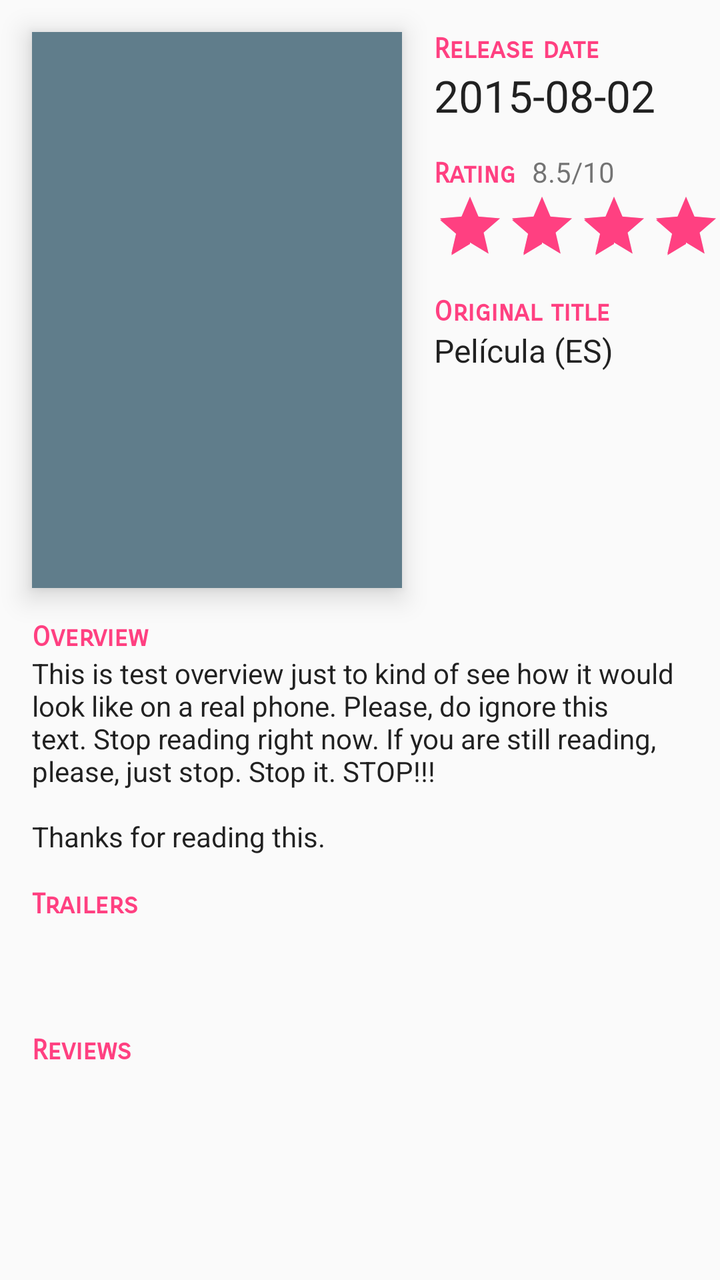
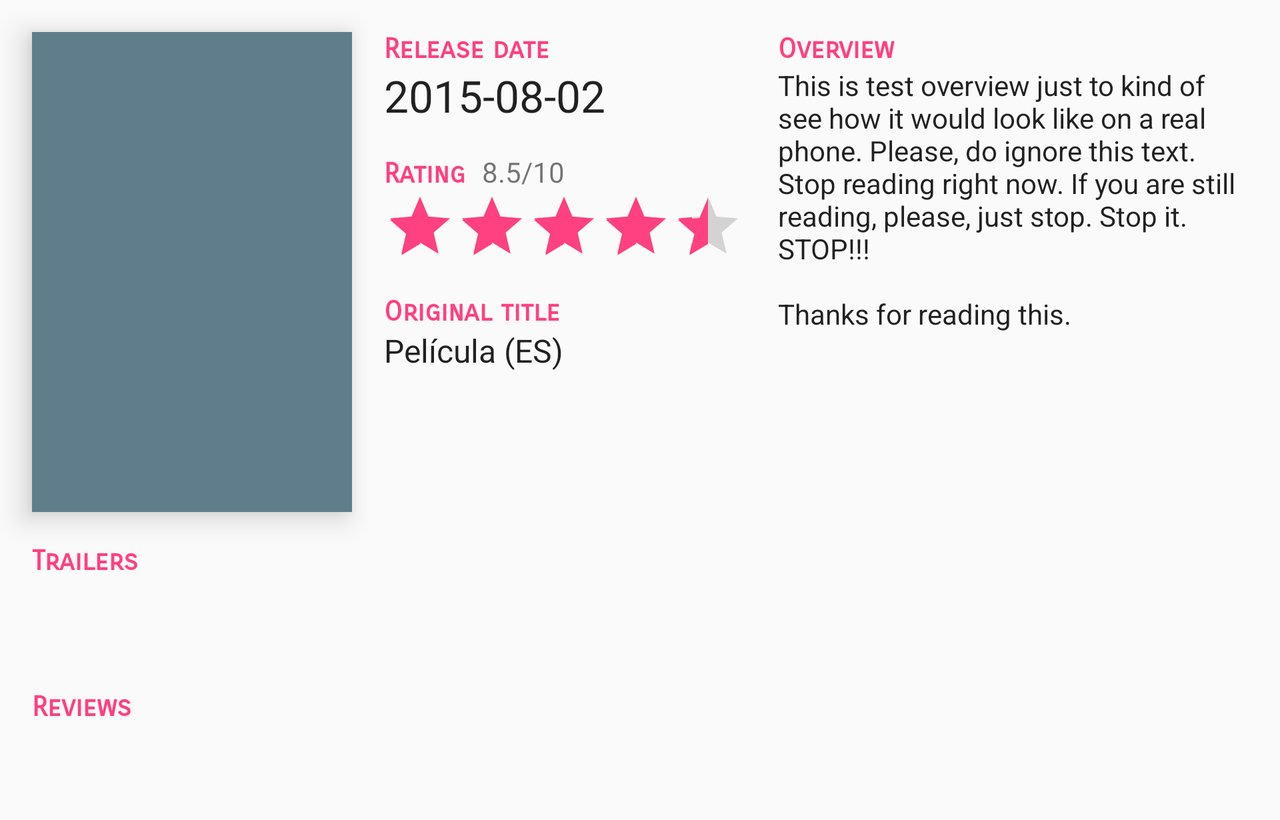

Compare how this app lays out the same screen by default and in its alternative resource folder. The renders come first, then the two layout files and the values they reference.
<!-- AndroidManifest.xml: application theme AppTheme -->
<!-- res/layout/activity_detail.xml -->
<?xml version="1.0" encoding="utf-8"?>
<layout
    xmlns:android="http://schemas.android.com/apk/res/android"
    xmlns:app="http://schemas.android.com/apk/res-auto"
    xmlns:tools="http://schemas.android.com/tools">

    <ScrollView
        android:layout_width="match_parent"
        android:layout_height="match_parent"
        tools:context="gt.com.jpvr.movieapp.DetailActivity">

        <android.support.constraint.ConstraintLayout
            android:layout_width="match_parent"
            android:layout_height="wrap_content">

            <ImageView
                android:id="@+id/ivMoviePoster"
                android:layout_width="185dp"
                android:layout_height="278dp"
                android:layout_margin="16dp"
                android:layout_marginLeft="8dp"
                android:layout_marginStart="8dp"
                android:layout_marginTop="8dp"
                android:background="@color/primary"
                android:contentDescription="@string/movie_poster"
                android:elevation="8dp"
                app:elevation="8dp"
                app:layout_constraintStart_toStartOf="parent"
                app:layout_constraintTop_toTopOf="parent" />

            <TextView
                style="@style/SmallTitle"
                android:id="@+id/textView"
                android:layout_width="0dp"
                android:layout_height="wrap_content"
                android:layout_marginEnd="16dp"
                android:layout_marginLeft="16dp"
                android:layout_marginRight="16dp"
                android:layout_marginStart="16dp"
                android:layout_marginTop="16dp"
                android:text="@string/release_date"
                app:layout_constraintEnd_toEndOf="parent"
                app:layout_constraintStart_toEndOf="@+id/ivMoviePoster"
                app:layout_constraintTop_toTopOf="parent" />

            <TextView
                android:id="@+id/tvReleaseDate"
                android:layout_width="0dp"
                android:layout_height="wrap_content"
                android:layout_marginEnd="16dp"
                android:layout_marginRight="16dp"
                android:textAppearance="@style/TextAppearance.AppCompat.Large"
                app:layout_constraintEnd_toEndOf="parent"
                app:layout_constraintStart_toStartOf="@+id/textView"
                app:layout_constraintTop_toBottomOf="@+id/textView"
                tools:text="2015-08-02" />

            <TextView
                style="@style/SmallTitle"
                android:id="@+id/textView2"
                android:layout_width="wrap_content"
                android:layout_height="wrap_content"
                android:layout_marginTop="16dp"
                android:text="@string/rating"
                app:layout_constraintStart_toStartOf="@+id/tvReleaseDate"
                app:layout_constraintTop_toBottomOf="@+id/tvReleaseDate" />

            <TextView
                android:id="@+id/tvUserRating"
                android:layout_width="0dp"
                android:layout_height="wrap_content"
                android:layout_marginEnd="16dp"
                android:layout_marginLeft="8dp"
                android:layout_marginRight="16dp"
                android:layout_marginStart="8dp"
                android:textAppearance="@style/TextAppearance.AppCompat.Small"
                app:layout_constraintBaseline_toBaselineOf="@+id/textView2"
                app:layout_constraintEnd_toEndOf="parent"
                app:layout_constraintStart_toEndOf="@+id/textView2"
                tools:text="8.5/10" />

            <RatingBar
                android:id="@+id/ratingBar"
                style="@style/Widget.AppCompat.RatingBar.Indicator"
                android:layout_width="181dp"
                android:layout_height="wrap_content"
                android:layout_marginEnd="16dp"
                android:layout_marginRight="16dp"
                android:numStars="10"
                android:stepSize="0.1"
                app:layout_constraintEnd_toEndOf="parent"
                app:layout_constraintHorizontal_bias="0.0"
                app:layout_constraintStart_toStartOf="@+id/textView2"
                app:layout_constraintTop_toBottomOf="@+id/tvUserRating"
                tools:rating="8.5" />

            <TextView
                style="@style/SmallTitle"
                android:id="@+id/textView3"
                android:layout_width="0dp"
                android:layout_height="wrap_content"
                android:layout_marginEnd="16dp"
                android:layout_marginRight="16dp"
                android:layout_marginTop="16dp"
                android:text="@string/original_title_language"
                app:layout_constraintEnd_toEndOf="parent"
                app:layout_constraintStart_toStartOf="@+id/ratingBar"
                app:layout_constraintTop_toBottomOf="@+id/ratingBar" />

            <TextView
                android:id="@+id/tvOriginalTitleLanguage"
                android:layout_width="0dp"
                android:layout_height="wrap_content"
                android:layout_marginEnd="16dp"
                android:layout_marginRight="16dp"
                android:textAppearance="@style/TextAppearance.AppCompat.SearchResult.Subtitle"
                app:layout_constraintEnd_toEndOf="parent"
                app:layout_constraintStart_toStartOf="@+id/textView3"
                app:layout_constraintTop_toBottomOf="@+id/textView3"
                tools:text="Película (ES)" />


            
                
                
                
                
                
                
                
                
                
                
                
                

            <TextView
                style="@style/SmallTitle"
                android:id="@+id/tv_overview_title"
                android:layout_width="match_parent"
                android:layout_height="wrap_content"
                android:layout_below="@id/ivMoviePoster"
                android:layout_marginEnd="16dp"
                android:layout_marginLeft="16dp"
                android:layout_marginRight="16dp"
                android:layout_marginStart="16dp"
                android:layout_marginTop="16dp"
                android:text="@string/overview"
                app:layout_constraintEnd_toEndOf="parent"
                app:layout_constraintStart_toStartOf="parent"
                app:layout_constraintTop_toBottomOf="@+id/ivMoviePoster" />

            <TextView
                android:id="@+id/tvOverview"
                android:layout_width="0dp"
                android:layout_height="wrap_content"
                android:layout_below="@id/tv_overview_title"
                android:textAppearance="@style/TextAppearance.AppCompat.Body1"
                app:layout_constraintEnd_toEndOf="@+id/tv_overview_title"
                app:layout_constraintStart_toStartOf="@+id/tv_overview_title"
                app:layout_constraintTop_toBottomOf="@+id/tv_overview_title"
                tools:text="This is test overview just to kind of see how it would look like on a real phone. Please, do ignore this text. Stop reading right now. If you are still reading, please, just stop. Stop it. STOP!!!\n\nThanks for reading this." />

            <LinearLayout
                android:id="@+id/trailersLayout"
                android:layout_width="0dp"
                android:layout_height="wrap_content"
                android:layout_marginTop="16dp"
                android:orientation="vertical"
                android:paddingBottom="16dp"
                app:layout_constraintEnd_toEndOf="@+id/tvOverview"
                app:layout_constraintStart_toStartOf="@+id/tvOverview"
                app:layout_constraintTop_toBottomOf="@+id/tvOverview">

                <TextView
                    style="@style/SmallTitle"
                    android:layout_width="match_parent"
                    android:layout_height="wrap_content"
                    android:text="@string/trailers"/>

                <ProgressBar
                    android:id="@+id/videosProgressBar"
                    android:layout_width="32dp"
                    android:layout_height="32dp"
                    android:layout_gravity="center_horizontal" />
            </LinearLayout>

            <LinearLayout
                android:id="@+id/reviewsLayout"
                android:layout_width="0dp"
                android:layout_height="wrap_content"
                android:layout_marginTop="8dp"
                android:orientation="vertical"
                android:paddingBottom="16dp"
                app:layout_constraintEnd_toEndOf="@+id/trailersLayout"
                app:layout_constraintStart_toStartOf="@+id/trailersLayout"
                app:layout_constraintTop_toBottomOf="@+id/trailersLayout">

                <TextView
                    style="@style/SmallTitle"
                    android:layout_width="match_parent"
                    android:layout_height="wrap_content"
                    android:text="@string/reviews" />

                <ProgressBar
                    android:id="@+id/reviewsProgressBar"
                    android:layout_width="32dp"
                    android:layout_height="32dp"
                    android:layout_gravity="center_horizontal" />
            </LinearLayout>

        </android.support.constraint.ConstraintLayout>

    </ScrollView>
</layout>
<!-- resources referenced by this layout -->
<resources>
  <color name="primary">#607D8B</color>
  <string name="movie_poster">Movie poster</string>
  <string name="original_title_language">Original title</string>
  <string name="overview">Overview</string>
  <string name="rating">Rating</string>
  <string name="release_date">Release date</string>
  <string name="reviews">Reviews</string>
  <string name="trailers">Trailers</string>
  <style name="SmallTitle">
          <item name="fontFamily">sans-serif-smallcaps</item>
          <item name="android:textStyle">bold</item>
          <item name="android:textColor">@color/colorAccent</item>
      </style>
  <style name="AppTheme" parent="Theme.AppCompat.Light.DarkActionBar">
          
          <item name="colorPrimary">@color/primary</item>
          <item name="colorPrimaryDark">@color/primary_dark</item>
          <item name="colorAccent">@color/accent</item>
      </style>
  <color name="colorAccent">#FF4081</color>
  <color name="primary_dark">#455A64</color>
  <color name="accent">#FF4081</color>
</resources>
<!-- res/layout-land/activity_detail.xml (the repository's variant of the layout above) -->
<!-- drawn on the phone turned sideways -->
<?xml version="1.0" encoding="utf-8"?>
<layout
    xmlns:android="http://schemas.android.com/apk/res/android"
    xmlns:app="http://schemas.android.com/apk/res-auto"
    xmlns:tools="http://schemas.android.com/tools">

    <ScrollView
        android:layout_width="match_parent"
        android:layout_height="match_parent"
        tools:context="gt.com.jpvr.movieapp.DetailActivity">

        <android.support.constraint.ConstraintLayout
            android:layout_width="match_parent"
            android:layout_height="wrap_content">

            <ImageView
                android:id="@+id/ivMoviePoster"
                android:layout_width="160dp"
                android:layout_height="240dp"
                android:layout_margin="16dp"
                android:layout_marginLeft="8dp"
                android:layout_marginStart="8dp"
                android:layout_marginTop="8dp"
                android:background="@color/primary"
                android:contentDescription="@string/movie_poster"
                android:elevation="8dp"
                app:layout_constraintStart_toStartOf="parent"
                app:layout_constraintTop_toTopOf="parent" />

            <TextView
                android:id="@+id/textView"
                style="@style/SmallTitle"
                android:layout_width="181dp"
                android:layout_height="wrap_content"
                android:layout_marginLeft="16dp"
                android:layout_marginStart="16dp"
                android:layout_marginTop="16dp"
                android:text="@string/release_date"
                app:layout_constraintStart_toEndOf="@+id/ivMoviePoster"
                app:layout_constraintTop_toTopOf="parent" />

            <TextView
                android:id="@+id/tvReleaseDate"
                android:layout_width="0dp"
                android:layout_height="wrap_content"
                android:textAppearance="@style/TextAppearance.AppCompat.Large"
                app:layout_constraintEnd_toEndOf="@+id/textView"
                app:layout_constraintStart_toStartOf="@+id/textView"
                app:layout_constraintTop_toBottomOf="@+id/textView"
                tools:text="2015-08-02" />

            <TextView
                style="@style/SmallTitle"
                android:id="@+id/textView2"
                android:layout_width="wrap_content"
                android:layout_height="wrap_content"
                android:layout_marginTop="16dp"
                android:text="@string/rating"
                app:layout_constraintStart_toStartOf="@+id/tvReleaseDate"
                app:layout_constraintTop_toBottomOf="@+id/tvReleaseDate" />

            <TextView
                android:id="@+id/tvUserRating"
                android:layout_width="0dp"
                android:layout_height="wrap_content"
                android:layout_marginLeft="8dp"
                android:layout_marginStart="8dp"
                android:textAppearance="@style/TextAppearance.AppCompat.Small"
                app:layout_constraintBaseline_toBaselineOf="@+id/textView2"
                app:layout_constraintEnd_toEndOf="@+id/tvReleaseDate"
                app:layout_constraintStart_toEndOf="@+id/textView2"
                tools:text="8.5/10" />

            <RatingBar
                android:id="@+id/ratingBar"
                style="@style/Widget.AppCompat.RatingBar.Indicator"
                android:layout_width="181dp"
                android:layout_height="wrap_content"
                android:layout_marginEnd="16dp"
                android:layout_marginRight="16dp"
                android:numStars="10"
                android:stepSize="0.1"
                app:layout_constraintEnd_toEndOf="parent"
                app:layout_constraintHorizontal_bias="0.0"
                app:layout_constraintStart_toStartOf="@+id/textView2"
                app:layout_constraintTop_toBottomOf="@+id/tvUserRating"
                tools:rating="8.5" />

            <TextView
                android:id="@+id/textView3"
                style="@style/SmallTitle"
                android:layout_width="0dp"
                android:layout_height="wrap_content"
                android:layout_marginTop="16dp"
                android:text="@string/original_title_language"
                app:layout_constraintEnd_toEndOf="@+id/ratingBar"
                app:layout_constraintStart_toStartOf="@+id/ratingBar"
                app:layout_constraintTop_toBottomOf="@+id/ratingBar" />

            <TextView
                android:id="@+id/tvOriginalTitleLanguage"
                android:layout_width="0dp"
                android:layout_height="wrap_content"
                android:textAppearance="@style/TextAppearance.AppCompat.SearchResult.Subtitle"
                app:layout_constraintEnd_toEndOf="@+id/textView3"
                app:layout_constraintStart_toStartOf="@+id/textView3"
                app:layout_constraintTop_toBottomOf="@+id/textView3"
                tools:text="Película (ES)" />

            
                
                
                
                
                
                
                
                
                
                
                
                

            <TextView
                android:id="@+id/tv_overview_title"
                style="@style/SmallTitle"
                android:layout_width="0dp"
                android:layout_height="wrap_content"
                android:layout_below="@id/ivMoviePoster"
                android:layout_marginEnd="16dp"
                android:layout_marginLeft="16dp"
                android:layout_marginRight="16dp"
                android:layout_marginStart="16dp"
                android:layout_marginTop="16dp"
                android:text="@string/overview"
                app:layout_constraintEnd_toEndOf="parent"
                app:layout_constraintStart_toEndOf="@+id/ratingBar"
                app:layout_constraintTop_toTopOf="parent" />

            <TextView
                android:id="@+id/tvOverview"
                android:layout_width="0dp"
                android:layout_height="wrap_content"
                android:layout_below="@id/tv_overview_title"
                android:layout_marginBottom="8dp"
                android:textAppearance="@style/TextAppearance.AppCompat.Body1"
                app:layout_constraintBottom_toTopOf="@+id/trailersLayout"
                app:layout_constraintEnd_toEndOf="@+id/tv_overview_title"
                app:layout_constraintStart_toStartOf="@+id/tv_overview_title"
                app:layout_constraintTop_toBottomOf="@+id/tv_overview_title"
                app:layout_constraintVertical_bias="0.0"
                tools:text="This is test overview just to kind of see how it would look like on a real phone. Please, do ignore this text. Stop reading right now. If you are still reading, please, just stop. Stop it. STOP!!!\n\nThanks for reading this." />

            <LinearLayout
                android:id="@+id/trailersLayout"
                android:layout_width="0dp"
                android:layout_height="wrap_content"
                android:layout_marginLeft="16dp"
                android:layout_marginStart="16dp"
                android:layout_marginTop="16dp"
                android:orientation="vertical"
                android:paddingBottom="16dp"
                app:layout_constraintEnd_toEndOf="@+id/tvOverview"
                app:layout_constraintStart_toStartOf="parent"
                app:layout_constraintTop_toBottomOf="@+id/ivMoviePoster">

                <TextView
                    style="@style/SmallTitle"
                    android:layout_width="match_parent"
                    android:layout_height="wrap_content"
                    android:text="@string/trailers" />

                <ProgressBar
                    android:id="@+id/videosProgressBar"
                    android:layout_width="32dp"
                    android:layout_height="32dp"
                    android:layout_gravity="center_horizontal" />
            </LinearLayout>

            <LinearLayout
                android:id="@+id/reviewsLayout"
                android:layout_width="0dp"
                android:layout_height="wrap_content"
                android:layout_marginTop="8dp"
                android:orientation="vertical"
                android:paddingBottom="16dp"
                app:layout_constraintEnd_toEndOf="@+id/trailersLayout"
                app:layout_constraintStart_toStartOf="@+id/trailersLayout"
                app:layout_constraintTop_toBottomOf="@+id/trailersLayout">

                <TextView
                    style="@style/SmallTitle"
                    android:layout_width="match_parent"
                    android:layout_height="wrap_content"
                    android:text="@string/reviews" />

                <ProgressBar
                    android:id="@+id/reviewsProgressBar"
                    android:layout_width="32dp"
                    android:layout_height="32dp"
                    android:layout_gravity="center_horizontal" />
            </LinearLayout>
        </android.support.constraint.ConstraintLayout>

    </ScrollView>
</layout>
